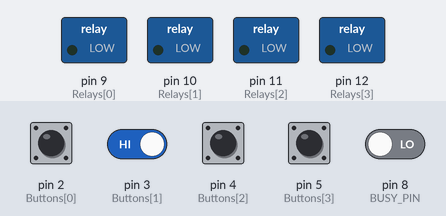
This sketch was run on a simulated Arduino Uno, built with avr-gcc and run on an emulated ATmega328P. On the bench: switched loads named in the sketch (green lamp = pin HIGH). The test bench sets the inputs (shaded band); at power-on: pin 2 (Buttons[0]), pin 3 (Buttons[1]), pin 4 (Buttons[2]), pin 5 (Buttons[3]) HIGH, pin 8 (BUSY_PIN) LOW. The audio player accepts every command and is not drawn; what the sketch prints to the serial monitor is not drawn.

Above: at 1.7 s.
1.8 s: pin 2 (Buttons[0]) pulled LOW for 0.15 s
At 2.5 s:
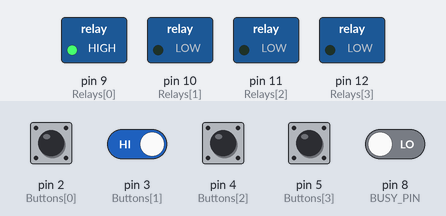
3.4 s: pin 8 (BUSY_PIN) driven HIGH
At 4.3 s:
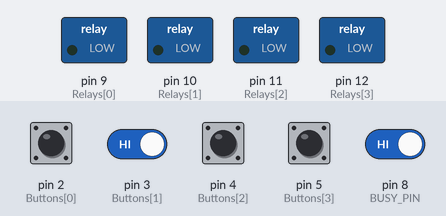
4.9 s: pin 3 (Buttons[1]) driven LOW and pin 8 (BUSY_PIN) driven LOW
At 6.0 s:
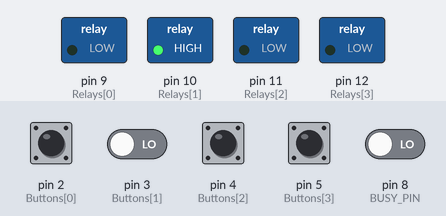
Timing chart, 0 to 7.9 s (numbered marks = the images above; inputs shaded):
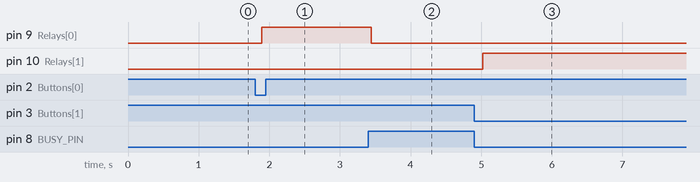

The sketch:

Harom-izzo.ino
```cpp
#include "SoftwareSerial.h" //DFPlayer konyvtarak
#include "DFRobotDFPlayerMini.h"


const byte Buttons[4] = {2, 3, 4, 5};
const byte Relays[4] = {9, 10, 11, 12};

#define RX_PIN 6
#define TX_PIN 7
#define BUSY_PIN 8 //Ha eppen lejatszik a DFPlayer, akkor 0, ha nem, akkor 1
SoftwareSerial softwareSerial(TX_PIN, RX_PIN);
DFRobotDFPlayerMini player;
const byte volume = 20; //Hangero 0-30 allithato


void setup()
{
  softwareSerial.begin(9600);
  Serial.begin(9600);


  if (player.begin(softwareSerial)) //Serial visszajelzes az mp3 kommunikaciojarol
  {
    Serial.println(F("Connecting to DFPlayer: OK"));
    player.volume(volume);
  }
  else
  {
    Serial.println(F("Connecting to DFPlayer: Failed!"));
  }


  pinMode(BUSY_PIN, INPUT);
  for(int i = 0; i < 4; i++)
  {
    pinMode(Buttons[i], INPUT_PULLUP);
    pinMode(Relays[i], OUTPUT);
    digitalWrite(Relays[i], LOW);
  }

  //player.play(1); //ezutan kevesbe zajos
}


void loop()
{
  for(int i = 0; i < 4; i++)
  {
    if(!digitalRead(Buttons[i]))
    {
      player.play(i+1); // sd/mp3/0001.mp3
      delay(50); //Ennyi kesessel dolgozza fel a parancsot a DFPlayer
      digitalWrite(Relays[i], HIGH);

      while(!digitalRead(BUSY_PIN)) delay(50);

      player.pause();
      digitalWrite(Relays[i], LOW);
    }
  }

  delay(50);
}
```

Measured:
- after the input at 1.8 s, pin 9 (Relays[0]): LOW → HIGH after 0.09 s
- after the input at 3.4 s, pin 9 (Relays[0]): HIGH → LOW at once
- after the input at 4.9 s, pin 10 (Relays[1]): LOW → HIGH after 0.12 s
